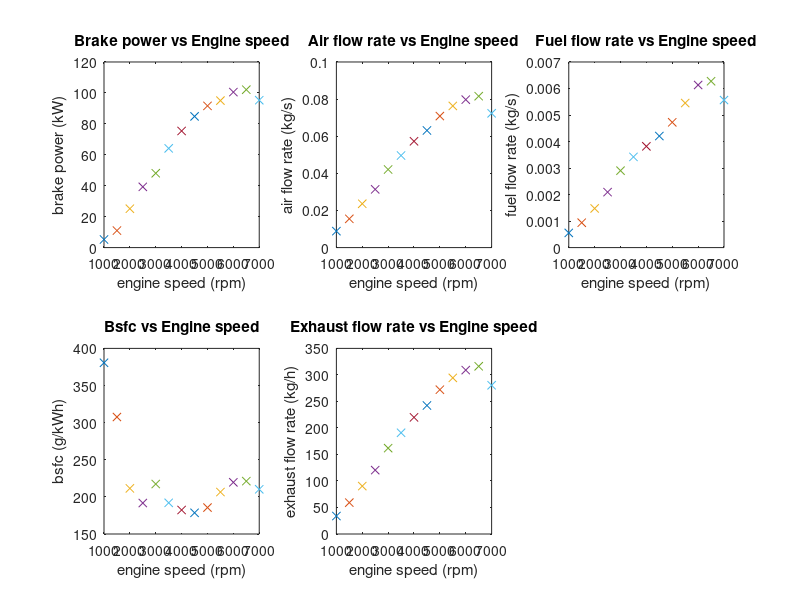

Reproduce this figure in MATLAB.
T = [50 ,70,120, 150 ,153, 175 ,180, 180, 175, 165, 160, 150, 130];
N = [1000 ,1500, 2000, 2500 ,3000 ,3500, 4000, 4500, 5000 ,5500, 6000, 6500 ,7000];
Veff = [60,70, 80,85, 95, 96, 97, 95, 96, 94, 90, 85, 70];
af = [16,16.5,16,15,14.5,14.5,15,15,15,14,13,13,13];

fprintf('     Speed         AF\t      Bp\t      mdota\t\t      mdotf\t\t     bsfc\t\t     mtotal \n')

for i= 1:length(N)
        bp(i) = (2* pi* T(i)*(N(i)/60))/1000;
        ma(i) = ((Veff(i)/100)*1.181*(1.5*10^-3)*(N(i)/60))/2;
        mf(i) = ma(i)/af(i);
        bsfc(i) = (mf(i)*(3.6*10^6))/bp(i);
        mtotal(i) = (ma(i) + mf(i))*3600;
        
fprintf('%3.0f %drpm %10.1f %10.2fkW %10.4fkg/s %10.4fkg/s %10.2fg/kWh %10.2fkg/h \n',i,N(i),af(i),bp(i),ma(i),mf(i),bsfc(i),mtotal(i));

subplot(2,3,1)
plot(N(i),bp(i),'-x');
hold on;
title('Brake power vs Engine speed');
xlabel('engine speed (rpm)');
ylabel('brake power (kW)');

subplot(2,3,2)
plot(N(i),ma(i),'-x');
hold on;
title('Air flow rate vs Engine speed');
xlabel('engine speed (rpm)');
ylabel('air flow rate (kg/s)');

subplot(2,3,3)
plot(N(i),mf(i),'-x');
hold on;
title('Fuel flow rate vs Engine speed');
xlabel('engine speed (rpm)');
ylabel('fuel flow rate (kg/s)');

subplot(2,3,4)
plot(N(i),bsfc(i),'-x');
hold on;
title('Bsfc vs Engine speed');
xlabel('engine speed (rpm)');
ylabel('bsfc (g/kWh)');

subplot(2,3,5);
plot(N(i),mtotal(i),'-x');
hold on;
title('Exhaust flow rate vs Engine speed');
xlabel('engine speed (rpm)');
ylabel('exhaust flow rate (kg/h)');
end
hold off 



        
       
